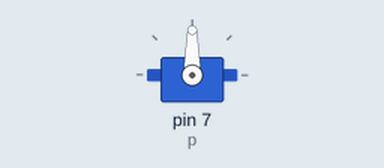
This program was run on a simulated Raspberry Pi (header pin numbers). Shown: servo. The camera gives no picture and a still takes 0.5 s; servo angles are drawn from the pulse width (0.5 ms = 0°, 2.5 ms = 180°); threads take turns every 2 ms; what the program prints to the terminal is not drawn. At 60.0 s the program stops and its outputs stay as they are.

Above: at 0.05 s.
At 1.5 s:
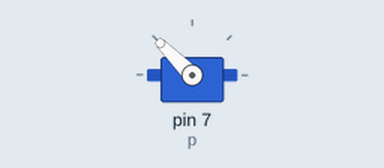
At 3.0 s:
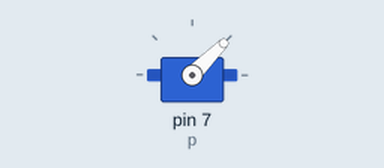
Timing chart, 0 to 6.9 s (numbered marks = the images above):
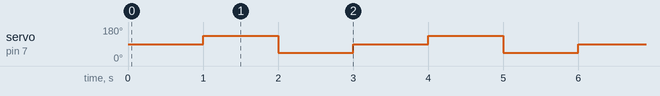

Measured:
- by itself, servo on pin 7 (p): repeats every 3.0 s: 45° 1.0 s, 90° 1.0 s, 135° 1.0 s

The program:

servo_while_recording.py
```python
import RPi.GPIO as GPIO
import time
import picamera
import threading

class videoThread(threading.Thread):
    def __init__(self):
        threading.Thread.__init__(self)

    def run(self):
        print 'starting record'
        #time.sleep(15)
        with picamera.PiCamera() as camera:
            #camera.resolution = (1280,720)
            camera.resolution = (640,480)
            camera.framerate = 90
            camera.start_recording('video.h264')
            camera.wait_recording(30)
            camera.stop_recording()
        print 'stopped recording'

class servoThread(threading.Thread):

    def __init__(self):
        threading.Thread.__init__(self)

    def run(self):

        GPIO.setmode(GPIO.BOARD)
        GPIO.setup(7,GPIO.OUT)
        p = GPIO.PWM(7,50)
        p.start(7.5)

        for i in range(20):
            p.ChangeDutyCycle(7.5)
            time.sleep(1)
            p.ChangeDutyCycle(10.0)
            time.sleep(1)
            p.ChangeDutyCycle(5)
            time.sleep(1)
            print 'again: {0}'.format(i)

        p.stop()
        GPIO.cleanup()

def main():

    st = servoThread()
    vt = videoThread()

    try:
        st.start()
        vt.start()

        #time.sleep(20)
        vt.join()
        st.join()

    except:
        print "Error: unable to start thread"

if __name__ == "__main__":
    main()
```
